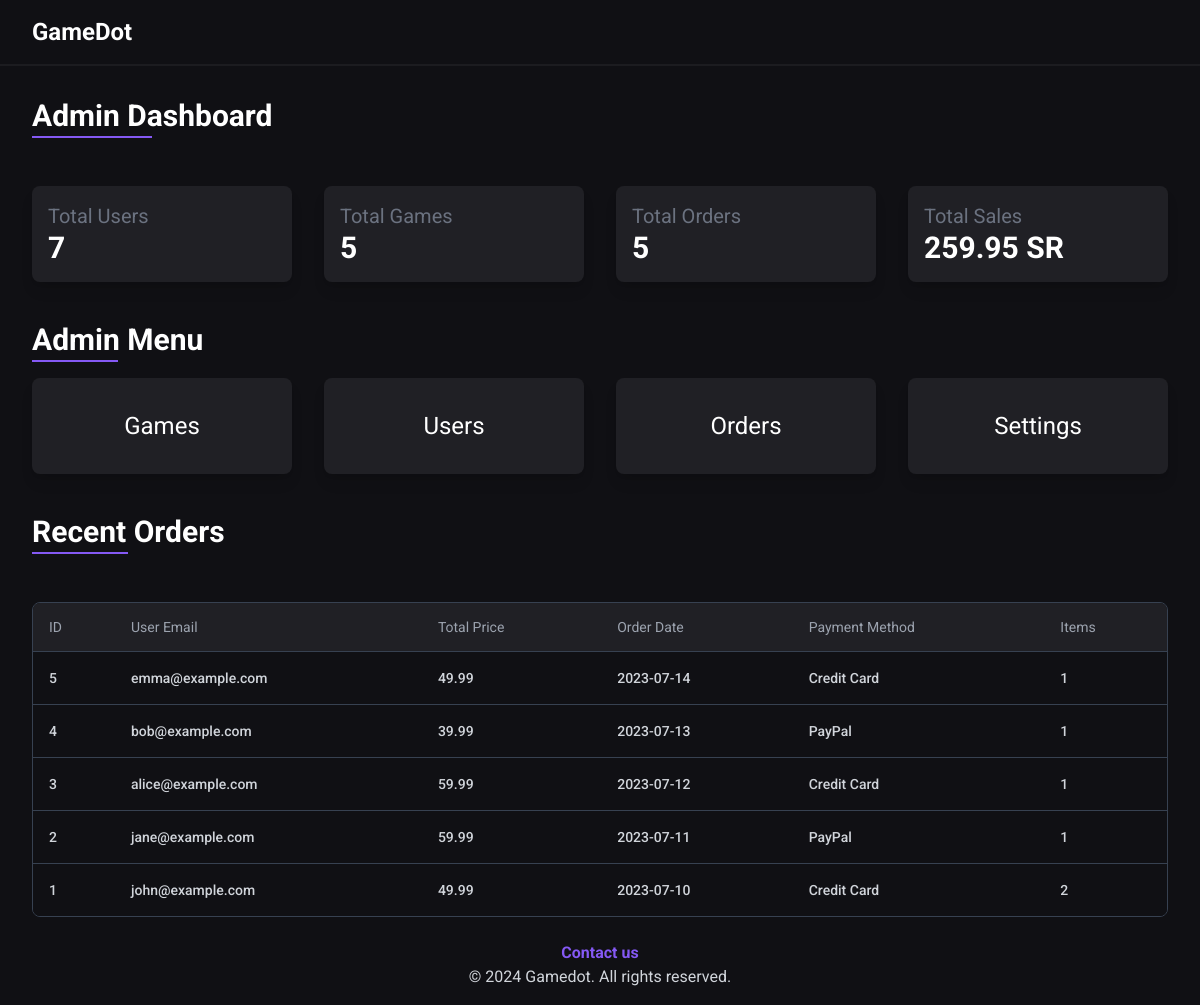
Page /gamedot/admin/ (signed in) on the committed database.
### tables this page shows
CREATE TABLE `orders` (
  `id` int(11) NOT NULL,
  `user_id` int(11) DEFAULT NULL,
  `total_price` float DEFAULT NULL,
  `order_date` date DEFAULT NULL,
  `payment_method` varchar(255) DEFAULT NULL
);

CREATE TABLE `users` (
  `id` int(11) NOT NULL,
  `fname` varchar(255) DEFAULT NULL,
  `lname` varchar(255) DEFAULT NULL,
  `email` varchar(255) DEFAULT NULL,
  `password` varchar(255) DEFAULT NULL,
  `dob` date DEFAULT NULL
);

### src/admin/main/controllers/index.php (called while the page is built, shortened)
<?php
$database = new Database();
$query = 'SELECT COUNT(*) AS totalUsers FROM users';
$totalUsers = $database->query($query)->qOrAbort()['totalUsers'];
$query = 'SELECT COUNT(*) AS totalGames FROM games';
$totalGames = $database->query($query)->qOrAbort()['totalGames'];
$query = 'SELECT COUNT(*) AS totalOrders FROM orders';
$totalOrders = $database->query($query)->qOrAbort()['totalOrders'];
$query = 'SELECT SUM(total_price) AS totalSales FROM orders';
$totalSales = $database->query($query)->qOrAbort()['totalSales'];
$totalSales = number_format($totalSales, 2);
$ordersColumns = [
    'id' => "ID",
    'user_email' => "User Email",
    'total_price' => "Total Price",
    'order_date' => "Order Date",
    'payment_method' => "Payment Method",
    'items' => "Items"
];
$query = 'SELECT
              orders.*,
              users.email AS user_email,
              COUNT(order_items.id) AS items
          FROM
              orders
          JOIN
              users ON orders.user_id = users.id
          LEFT JOIN
              order_items ON orders.id = order_items.order_id
          GROUP BY
              orders.id
          ORDER BY
              orders.order_date DESC
          LIMIT
              10
              ';
$lastOrders = $database->query($query)->qAll();
require('src/admin/main/views/index.view.php');

### core/database.php (called while the page is built, shortened)
<?php
class Database
{
  private $host = 'localhost';
  private $db_name = 'testforweb';
  private $port = '3308';
  private $username = 'root';
  private $connection;
  private $statement;
  public function __construct()
  {
    $this->connection = null;
    try {
      $this->connection = new PDO('mysql:host=' . $this->host . ';port=' . $this->port . ';dbname=' . $this->db_name . ';user=' . $this->username);
      $this->connection->setAttribute(PDO::ATTR_ERRMODE, PDO::ERRMODE_EXCEPTION);
      $this->connection->setAttribute(PDO::ATTR_DEFAULT_FETCH_MODE, PDO::FETCH_ASSOC);
    } catch (PDOException $e) {
      echo 'Connection Error: ' . $e->getMessage();
    }
  }
  public function query($query, $params = [])
  {
    $this->statement = $this->connection->prepare($query);
    $this->statement->execute($params);
    return $this;
  }
  public function qAll()
  {
    return $this->statement->fetchAll();
  }
  public function qOrAbort()
  {
    $result = $this->statement->fetch();
    return $result;
  }
}

### src/admin/main/views/index.view.php (the view, shortened to what this page needs)
<?php require(getHeaderPath()) ?>
<main>
  <div class="xl:container mx-auto px-8 min-h-[80vh]">
    <section>
      <div class="my-8 flex justify-between items-center">
        <h2 class="text-3xl font-bold mb-4 inline-block relative pb-1">
          Admin Dashboard
          <span class="absolute bottom-0 left-0 w-1/2 h-0.5 bg-primary"></span>
        </h2>
      </div>
      <div class="grid grid-cols-1 sm:grid-cols-2 md:grid-cols-3 lg:grid-cols-4 gap-8">
        <div class="bg-secondaryBlack p-4 rounded-lg shadow-lg">
          <h3 class="text-xl  text-gray-500">Total Users</h3>
          <p class="text-3xl font-bold"><?= $totalUsers ?></p>
        </div>
        <div class="bg-secondaryBlack p-4 rounded-lg shadow-lg">
          <h3 class="text-xl  text-gray-500">Total Games</h3>
          <p class="text-3xl font-bold"><?= $totalGames ?></p>
        </div>
        <div class="bg-secondaryBlack p-4 rounded-lg shadow-lg">
          <h3 class="text-xl  text-gray-500">Total Orders</h3>
          <p class="text-3xl font-bold"><?= $totalOrders ?></p>
        </div>
        <div class="bg-secondaryBlack p-4 rounded-lg shadow-lg">
          <h3 class="text-xl  text-gray-500">Total Sales</h3>
          <p class="text-3xl font-bold"><?= $totalSales ?> SR</p>
        </div>
      </div>
    </section>
    <section class="my-10">
      <h2 class="text-3xl font-bold mb-4 inline-block relative pb-1">
        Admin Menu
        <span class="absolute bottom-0 left-0 w-1/2 h-0.5 bg-primary"></span>
      </h2>
      <div class="grid grid-cols-1 sm:grid-cols-2 md:grid-cols-3 lg:grid-cols-4 gap-8">
        <a href="./games/" class="bg-secondaryBlack p-8 rounded-lg shadow-lg flex flex-col justify-center items-center hover:bg-primary duration-300 cursor-pointer">
          <h3 class="text-2xl  ">Games</h3>
        </a>
        <a href="./users/" class="bg-secondaryBlack p-8 rounded-lg shadow-lg flex flex-col justify-center items-center hover:bg-primary duration-300 cursor-pointer">
          <h3 class="text-2xl  ">Users</h3>
        </a>
        <a href="./orders/" class="bg-secondaryBlack p-8 rounded-lg shadow-lg flex flex-col justify-center items-center hover:bg-primary duration-300 cursor-pointer">
          <h3 class="text-2xl">Orders</h3>
        </a>
        <a href="./settings/" class="bg-secondaryBlack p-8 rounded-lg shadow-lg flex flex-col justify-center items-center hover:bg-primary duration-300 cursor-pointer">
          <h3 class="text-2xl ">Settings</h3>
        </a>
      </div>
    </section>
    <section>
      <h2 class="text-3xl font-bold mb-4 inline-block relative pb-1">
        Recent Orders
        <span class="absolute bottom-0 left-0 w-1/2 h-0.5 bg-primary"></span>
      </h2>
      <div class="flex flex-col mt-6">
        <div class="overflow-x-auto ">
          <div class="inline-block min-w-full py-2 align-middle">
            <div class="overflow-hidden border  border-gray-700 md:rounded-lg">
              <table class="min-w-full divide-y divide-gray-700">
                <thead class="bg-secondaryBlack">
                  <tr>
                    <?php
                    foreach ($ordersColumns as $column) :
                    ?>
                      <th scope='col' class='px-4 py-3.5 text-sm font-normal text-left rtl:text-right text-gray-400'> <?= $column ?></th>
                    <?php endforeach; ?>
                  </tr>
                </thead>
                <tbody class=" divide-y divide-gray-700 bg-myBlack">
                  <?php
                  foreach ($lastOrders as $order) : ?>
                    <tr>
                      <?php foreach ($ordersColumns as $dbcolumn => $column) : ?>
                        <td class='px-4 py-4 text-sm font-medium text-gray-300 whitespace-nowrap hover:text-primary duration-300'><a href="./orders/<?= $order['id'] ?>"><?= $order[$dbcolumn]  ?></a></td>
                      <?php endforeach; ?>
                    </tr>
                  <?php endforeach; ?>
                </tbody>
              </table>
            </div>
          </div>
        </div>
      </div>
    </section>
</main>
<?php require(getFooterPath()) ?>

### index.php (shortened to what this page needs)
<?php
require("core/database.php");
$routes = [
  newRoute("/") => __DIR__ . "/src/user/controllers/index.php",
  newRoute("/signup") => __DIR__ . "/src/user/controllers/signup.php",
  newRoute("/signin") => __DIR__ . "/src/user/controllers/signin.php",
  newRoute("/games") => "src/user/controllers/games.php",
  newRoute("/profile") => "src/user/controllers/profile.php",
  newRoute("/logout") => "src/common/controllers/logout.php",
  newRoute("/admin/logout") => "src/common/controllers/logout.php",
  newRoute("/admin/profile") => "src/admin/main/controllers/profile.php",
  newRoute("/genres") => __DIR__ . "/src/user/controllers/genres.php",
  newRoute("/checkout") => __DIR__ . "/src/user/controllers/checkout.php",
  newRoute("/cart") => __DIR__ . "/src/user/controllers/cart.php",
  newRoute("/contactus") => __DIR__ . "/src/common/controllers/contactus.php",
  newRoute("/admin/signin") => __DIR__ . "/src/admin/main/controllers/signin_admin.php",
  newRoute("/admin/") => __DIR__ . "/src/admin/main/controllers/index.php",
  newRoute("/admin/games/") => __DIR__ . "/src/admin/games/controllers/games.php",
  newRoute("/admin/games/add") => __DIR__ . "/src/admin/games/controllers/add_game.php",
  newRoute("/admin/games/edit") => __DIR__ . "/src/admin/games/controllers/edit_game.php",
  newRoute("/admin/users/") => __DIR__ . "/src/admin/users/controllers/users.php",
  newRoute("/admin/settings/") => __DIR__ . "/src/admin/settings/controllers/settings.php",
  newRoute("/admin/orders/") => __DIR__ . "/src/admin/orders/controllers/orders.php",
  newRoute("/admin/orders/order") => __DIR__ . "/src/admin/orders/controllers/order.php",
];
function newRoute($path)
{
  $projectName = '/gamedot';
  return $projectName . $path;
}
$uri = parse_url($_SERVER["REQUEST_URI"])['path'];
if (array_key_exists($uri, $routes)) {
  require($routes[$uri]);
} else {
  abort("404 Not Found");
}

### src/views/partials/header.php (shortened to what this page needs)
<?php
$MAINURI = "$_SERVER[REQUEST_SCHEME]://$_SERVER[HTTP_HOST]/gamedot";
if (isset($_SESSION['admin'])) {
  $baseUrl = $MAINURI . '/admin/';
} else {
  $baseUrl = $MAINURI;
}
?>
<!DOCTYPE html>
<html lang="en">
<head>
  <link rel="stylesheet" href="<?= $MAINURI ?>/public/assets/style/output.css?<?= time() ?>">
  <link rel='stylesheet' href='https://cdn.jsdelivr.net/npm/swiper@11/swiper-bundle.min.css' />
  <link rel='stylesheet' href='https://cdn-uicons.flaticon.com/2.3.0/uicons-regular-rounded/css/uicons-regular-rounded.css'>
  <link rel='stylesheet' href='https://cdn-uicons.flaticon.com/2.3.0/uicons-solid-rounded/css/uicons-solid-rounded.css'>
  <link rel="stylesheet" href="https://cdn.jsdelivr.net/npm/glider-js@1/glider.min.css">
  <link href="https://unpkg.com/filepond@^4/dist/filepond.css" rel="stylesheet" />
</head>
<body class="bg-myBlack text-white font-Roboto">
  <header class=">flex flex-wrap sm:justify-start sm:flex-nowrap w-full py-4 px-8 mb-4 mx-auto text-sm xl:container border-b-2 border-white border-opacity-5">
    <nav class=" w-full mx-auto sm:flex sm:items-center sm:justify-between" aria-label="Global">
      <div class="flex items-center justify-between flex-1">
        <a class="flex-none font-bold text-2xl" href="<?= $baseUrl ?>">GameDot</a>
      </div>
    </nav>
  </header>

### src/views/partials/footer.php (shortened to what this page needs)
<footer class="text-center text-gray-300 py-4 ">
  <a href="./contactus" class="my-2 text-primary font-bold">
    Contact us
  </a>
  <p>
    &copy; <?php echo date("Y") ?> Gamedot. All rights reserved.
  </p>
</footer>
</body>
</html>

### rows in the picture
orders: id "5", user.email "emma@example.com", total_price "49.99", order_date "2023-07-14", payment_method "Credit Card", dbcolumn "1"
orders: id "4", user.email "bob@example.com", total_price "39.99", order_date "2023-07-13", payment_method "PayPal", dbcolumn "1"
orders: id "3", user.email "alice@example.com", total_price "59.99", order_date "2023-07-12", payment_method "Credit Card", dbcolumn "1"
orders: id "2", user.email "jane@example.com", total_price "59.99", order_date "2023-07-11", payment_method "PayPal", dbcolumn "1"
orders: id "1", user.email "john@example.com", total_price "49.99", order_date "2023-07-10", payment_method "Credit Card", dbcolumn "2"

### other values in the picture
$totalUsers "7"
$totalGames "5"
$totalOrders "5"
$totalSales "259.95"
$column "ID"
$column "User Email"
$column "Total Price"
$column "Order Date"
$column "Payment Method"
$column "Items"
